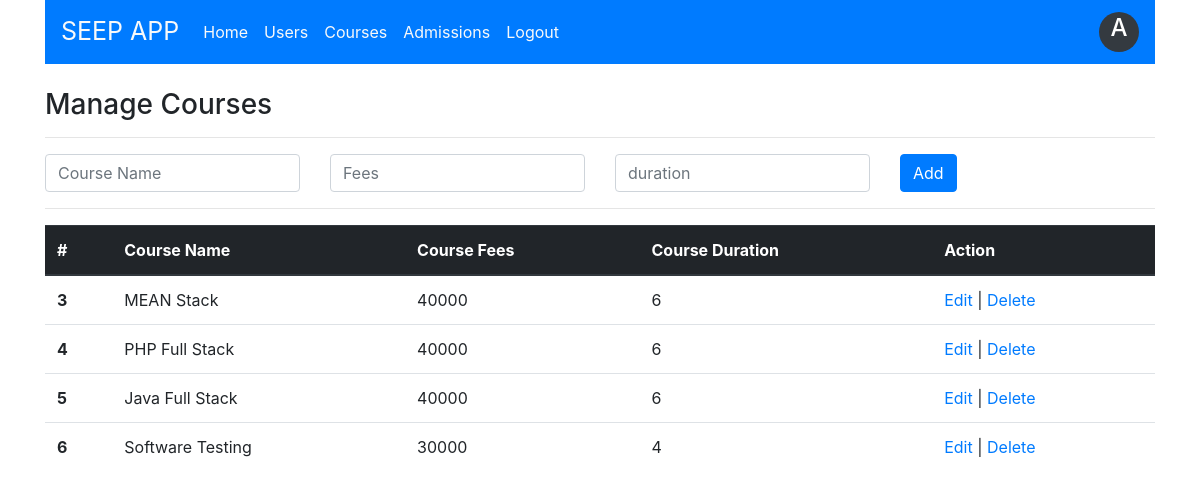
The app's page /courses.php (signed in) with its own data.
### tables this page shows
CREATE TABLE `course` (
  `course_id` int(11) NOT NULL,
  `course_name` varchar(50) NOT NULL,
  `course_fees` double NOT NULL,
  `course_duration` int(11) NOT NULL
);

### courses.php (the view, shortened to what this page needs)
<!DOCTYPE html>
<html>
<head>
    <link rel="stylesheet" href="css/style.css">
    <link rel="stylesheet" href="https://maxcdn.bootstrapcdn.com/bootstrap/4.0.0/css/bootstrap.min.css">
</head>
<body>
<?php
    include("include/dbconnection.php");
    $courseName="";
    $courseFees="";
    $courseDuration="";
?>
	<div class="container">
        <?php include("include/header.php");
        ?>
        <br>
        <section>
            <div class="row">
                <div class="col">
                    <h3>Manage Courses</h3>
                    <hr>
                    <form action="" method="post">
                        <div class="row">
                            <div class="col">
                            <input type="text" name="courseName" class="form-control" placeholder="Course Name" value="<?=$courseName?>" required>
                            </div>
                            <div class="col">
                                <input type="text" name="courseFees" class="form-control" placeholder="Fees" value="<?=$courseFees?>" required>
                            </div>
                            <div class="col">
                                <input type="text" name="courseDuration" class="form-control" placeholder="duration" value="<?=$courseDuration?>" required>
                            </div>
                            <div class="col">
                                <?php if(isset($_REQUEST['edit'])){ ?>
                                        <input type="submit" name="btnUpdateCourse" class="btn btn-dark" placeholder="duration" value="Update" required>
                                        <a href="courses.php" class="btn btn-primary"> CANCEL </a>
                                <?php } else{?>
                                    <input type="submit" name="btnAddCourse" class="btn btn-primary" placeholder="duration" value="Add" required>
                                <?php } ?>
                            </div>
                        </div>
                    </form>
                    <hr>
                    <table class="table">
                        <thead class="thead-dark">
                            <tr>
                            <th scope="col">#</th>
                            <th scope="col">Course Name</th>
                            <th scope="col">Course Fees</th>
                            <th scope="col">Course Duration</th>
                            <th scope="col">Action</th>
                            </tr>
                        </thead>
                        <tbody>
                            <?php
                                $qry="SELECT * FROM course";
                                $courseList = mysqli_query($con,$qry);
                                while($course=mysqli_fetch_assoc($courseList)){
                                ?>
                                <tr>
                                    <th><?=$course["course_id"]?></th>
                                    <td><?=$course['course_name']?></td>
                                    <td><?=$course['course_fees']?></td>
                                    <td><?=$course['course_duration']?></td>
                                    <td><a href="courses.php?edit=<?=$course["course_id"]?>">Edit</a> |
                                    <a href="courses.php?delete=<?=$course["course_id"]?>">Delete</a></td>
                                </tr>
                            <?php } ?>
                        </tbody>
                    </table>
                </div>
            </div>
        </section>
    </div>
</body>
</html>

### include/header.php (shortened to what this page needs)
<?php
        $username=$_SESSION['username'];
        $username1= substr($username, 0,1);
?>
<nav class="navbar navbar-expand-lg navbar-light bg-primary">
    <a class="navbar-brand text-light logo" href="home.php" title="Logo">SEEP APP</a>
    <div class="collapse navbar-collapse" id="navbarSupportedContent">
        <ul class="navbar-nav mr-auto">
            <li class="nav-item active">
                <a class="nav-link text-light " href="home.php">Home <span class="sr-only">(current)</span></a>
            </li>
            <?php  if($_SESSION['id']== 1){?>
            <li class="nav-item">
                <a class="nav-link text-light" href="users.php">Users</a>
            </li>
            <?php }?>
            <li class="nav-item">
                <a class="nav-link text-light" href="courses.php">Courses</a>
            </li>
            <li class="nav-item">
                <a class="nav-link text-light" href="admissions.php">Admissions</a>
            </li>
            <li class="nav-item">
                <a class="nav-link text-light" href="logout.php">Logout</a>
            </li>
        </ul>
        <div class=" profile_icon bg-dark">
            <a href="profile.php" title="Profile" style="text-decoration: none; color: white;"><h4 class="profile_name"><?= $username1;?></h4></a>
        </div>
    </div>
</nav>

### include/header.php (style rules this page uses)
.profile_icon { color: white; height: 40px; width: 40px; border-radius: 50%; }
.profile_name { padding:2px; margin:0px; text-align: center; font-size: 24px; }
.logo { font-size: 25px; }
.navbar { background-color:#2E71C0; }

### records on screen
course: course_id "3", course_name "MEAN Stack", course_fees "40000", course_duration "6"
course: course_id "4", course_name "PHP Full Stack", course_fees "40000", course_duration "6"
course: course_id "5", course_name "Java Full Stack", course_fees "40000", course_duration "6"
course: course_id "6", course_name "Software Testing", course_fees "30000", course_duration "4"

### other values on screen
$username1 "A"
